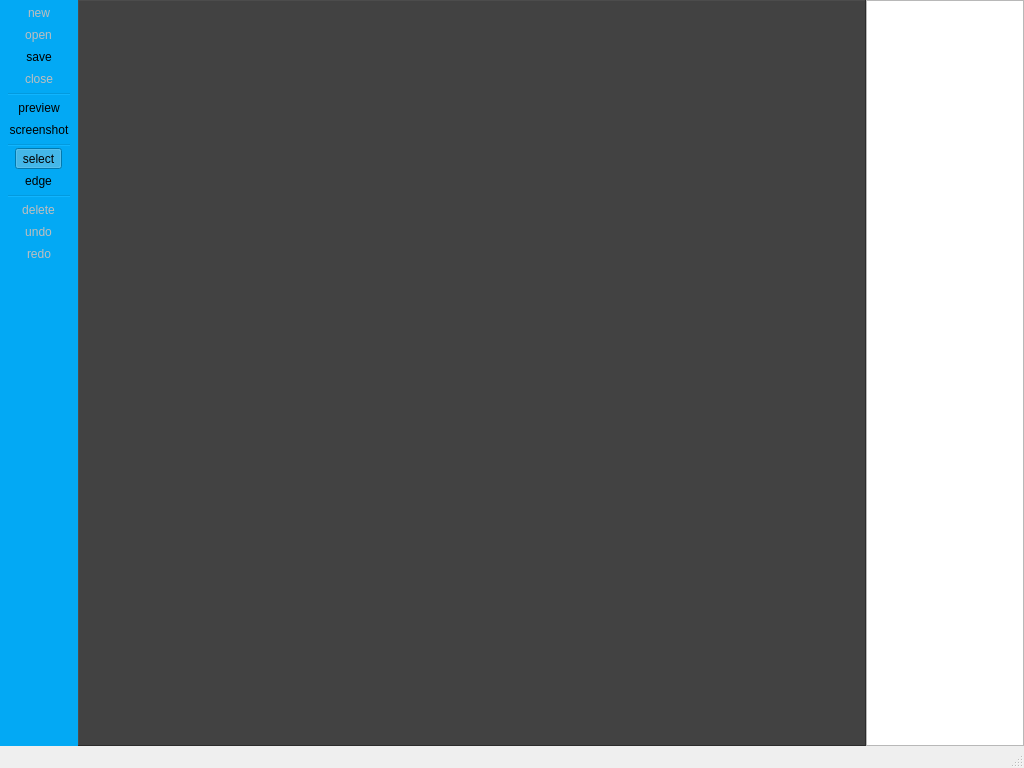
<?xml version="1.0" encoding="UTF-8"?>
<ui version="4.0">
 <class>MainWindow</class>
 <widget class="QMainWindow" name="MainWindow">
  <property name="geometry">
   <rect>
    <x>0</x>
    <y>0</y>
    <width>1024</width>
    <height>768</height>
   </rect>
  </property>
  <property name="windowTitle">
   <string>Problem Editor</string>
  </property>
  <property name="styleSheet">
   <string notr="true"/>
  </property>
  <widget class="QWidget" name="centralwidget">
   <layout class="QHBoxLayout" name="horizontalLayout" stretch="5,1">
    <property name="spacing">
     <number>0</number>
    </property>
    <property name="leftMargin">
     <number>0</number>
    </property>
    <property name="topMargin">
     <number>0</number>
    </property>
    <property name="rightMargin">
     <number>0</number>
    </property>
    <property name="bottomMargin">
     <number>0</number>
    </property>
    <item>
     <widget class="View" name="view">
      <property name="styleSheet">
       <string notr="true">background-color: rgb(66, 66, 66);</string>
      </property>
      <property name="frameShape">
       <enum>QFrame::Panel</enum>
      </property>
      <property name="frameShadow">
       <enum>QFrame::Raised</enum>
      </property>
      <property name="lineWidth">
       <number>1</number>
      </property>
      <property name="midLineWidth">
       <number>0</number>
      </property>
      <property name="backgroundBrush">
       <brush brushstyle="NoBrush">
        <color alpha="255">
         <red>0</red>
         <green>0</green>
         <blue>0</blue>
        </color>
       </brush>
      </property>
      <property name="transformationAnchor">
       <enum>QGraphicsView::NoAnchor</enum>
      </property>
     </widget>
    </item>
    <item>
     <widget class="QListView" name="listView"/>
    </item>
   </layout>
  </widget>
  <widget class="QToolBar" name="toolBar">
   <property name="sizePolicy">
    <sizepolicy hsizetype="Fixed" vsizetype="Preferred">
     <horstretch>0</horstretch>
     <verstretch>0</verstretch>
    </sizepolicy>
   </property>
   <property name="minimumSize">
    <size>
     <width>0</width>
     <height>0</height>
    </size>
   </property>
   <property name="font">
    <font>
     <pointsize>9</pointsize>
     <weight>50</weight>
     <bold>false</bold>
     <underline>false</underline>
    </font>
   </property>
   <property name="windowTitle">
    <string>toolBar</string>
   </property>
   <property name="layoutDirection">
    <enum>Qt::LeftToRight</enum>
   </property>
   <property name="styleSheet">
    <string notr="true">background-color: rgb(3, 169, 244);
border-color: rgb(255, 255, 255);</string>
   </property>
   <property name="movable">
    <bool>false</bool>
   </property>
   <property name="allowedAreas">
    <set>Qt::AllToolBarAreas</set>
   </property>
   <property name="orientation">
    <enum>Qt::Vertical</enum>
   </property>
   <property name="iconSize">
    <size>
     <width>36</width>
     <height>36</height>
    </size>
   </property>
   <property name="toolButtonStyle">
    <enum>Qt::ToolButtonIconOnly</enum>
   </property>
   <property name="floatable">
    <bool>false</bool>
   </property>
   <attribute name="toolBarArea">
    <enum>LeftToolBarArea</enum>
   </attribute>
   <attribute name="toolBarBreak">
    <bool>false</bool>
   </attribute>
   <addaction name="action_new"/>
   <addaction name="action_open"/>
   <addaction name="action_save"/>
   <addaction name="action_close"/>
   <addaction name="separator"/>
   <addaction name="action_preview"/>
   <addaction name="action_screenshot"/>
   <addaction name="separator"/>
   <addaction name="action_select"/>
   <addaction name="action_edge"/>
   <addaction name="separator"/>
   <addaction name="action_delete"/>
   <addaction name="action_undo"/>
   <addaction name="action_redo"/>
  </widget>
  <widget class="QStatusBar" name="statusBar"/>
  <action name="action_new">
   <property name="enabled">
    <bool>false</bool>
   </property>
   <property name="icon">
    <iconset resource="resource.qrc">
     <normaloff>:/actions/icons/new.png</normaloff>:/actions/icons/new.png</iconset>
   </property>
   <property name="text">
    <string>new</string>
   </property>
   <property name="toolTip">
    <string>new</string>
   </property>
   <property name="shortcut">
    <string>Ctrl+N</string>
   </property>
  </action>
  <action name="action_save">
   <property name="icon">
    <iconset resource="resource.qrc">
     <normaloff>:/actions/icons/save.png</normaloff>:/actions/icons/save.png</iconset>
   </property>
   <property name="text">
    <string>save</string>
   </property>
   <property name="toolTip">
    <string>save</string>
   </property>
   <property name="shortcut">
    <string>Ctrl+S</string>
   </property>
  </action>
  <action name="action_open">
   <property name="enabled">
    <bool>false</bool>
   </property>
   <property name="icon">
    <iconset resource="resource.qrc">
     <normaloff>:/actions/icons/open.png</normaloff>:/actions/icons/open.png</iconset>
   </property>
   <property name="text">
    <string>open</string>
   </property>
   <property name="toolTip">
    <string>open</string>
   </property>
   <property name="shortcut">
    <string>Ctrl+O</string>
   </property>
  </action>
  <action name="action_preview">
   <property name="icon">
    <iconset resource="resource.qrc">
     <normaloff>:/actions/icons/preview.png</normaloff>:/actions/icons/preview.png</iconset>
   </property>
   <property name="text">
    <string>preview</string>
   </property>
   <property name="toolTip">
    <string>preview</string>
   </property>
   <property name="shortcut">
    <string>Ctrl+P</string>
   </property>
  </action>
  <action name="action_undo">
   <property name="enabled">
    <bool>false</bool>
   </property>
   <property name="icon">
    <iconset resource="resource.qrc">
     <normaloff>:/actions/icons/undo.png</normaloff>:/actions/icons/undo.png</iconset>
   </property>
   <property name="text">
    <string>undo</string>
   </property>
   <property name="toolTip">
    <string>undo</string>
   </property>
   <property name="shortcut">
    <string>Ctrl+Z</string>
   </property>
  </action>
  <action name="action_redo">
   <property name="enabled">
    <bool>false</bool>
   </property>
   <property name="icon">
    <iconset resource="resource.qrc">
     <normaloff>:/actions/icons/redo.png</normaloff>:/actions/icons/redo.png</iconset>
   </property>
   <property name="text">
    <string>redo</string>
   </property>
   <property name="toolTip">
    <string>redo</string>
   </property>
   <property name="shortcut">
    <string>Ctrl+Y</string>
   </property>
  </action>
  <action name="action_close">
   <property name="enabled">
    <bool>false</bool>
   </property>
   <property name="icon">
    <iconset resource="resource.qrc">
     <normaloff>:/actions/icons/close.png</normaloff>:/actions/icons/close.png</iconset>
   </property>
   <property name="text">
    <string>close</string>
   </property>
   <property name="toolTip">
    <string>close document</string>
   </property>
   <property name="shortcut">
    <string>Ctrl+F4</string>
   </property>
  </action>
  <action name="action_delete">
   <property name="enabled">
    <bool>false</bool>
   </property>
   <property name="icon">
    <iconset resource="resource.qrc">
     <normaloff>:/actions/icons/delete.png</normaloff>:/actions/icons/delete.png</iconset>
   </property>
   <property name="text">
    <string>delete</string>
   </property>
   <property name="toolTip">
    <string>delete</string>
   </property>
   <property name="shortcut">
    <string>Del</string>
   </property>
  </action>
  <action name="action_select">
   <property name="checkable">
    <bool>true</bool>
   </property>
   <property name="checked">
    <bool>true</bool>
   </property>
   <property name="enabled">
    <bool>true</bool>
   </property>
   <property name="icon">
    <iconset resource="resource.qrc">
     <normaloff>:/actions/icons/select.png</normaloff>
     <activeon>:/actions/icons/select_checked.png</activeon>:/actions/icons/select.png</iconset>
   </property>
   <property name="text">
    <string>select</string>
   </property>
   <property name="toolTip">
    <string>select</string>
   </property>
   <property name="shortcut">
    <string>Shift+F</string>
   </property>
  </action>
  <action name="action_edge">
   <property name="checkable">
    <bool>true</bool>
   </property>
   <property name="checked">
    <bool>false</bool>
   </property>
   <property name="icon">
    <iconset resource="resource.qrc">
     <normaloff>:/actions/icons/edge.png</normaloff>
     <activeon>:/actions/icons/edge_checked.png</activeon>:/actions/icons/edge.png</iconset>
   </property>
   <property name="text">
    <string>edge</string>
   </property>
   <property name="toolTip">
    <string>draw edge</string>
   </property>
   <property name="shortcut">
    <string>Shift+P</string>
   </property>
  </action>
  <action name="action_screenshot">
   <property name="icon">
    <iconset resource="resource.qrc">
     <normaloff>:/actions/icons/screenshot.png</normaloff>:/actions/icons/screenshot.png</iconset>
   </property>
   <property name="text">
    <string>screenshot</string>
   </property>
   <property name="toolTip">
    <string>screenshot</string>
   </property>
   <property name="shortcut">
    <string>Ctrl+Shift+S</string>
   </property>
  </action>
 </widget>
 <customwidgets>
  <customwidget>
   <class>View</class>
   <extends>QGraphicsView</extends>
   <header>widgets.h</header>
  </customwidget>
 </customwidgets>
 <resources>
  <include location="resource.qrc"/>
 </resources>
 <connections/>
</ui>
